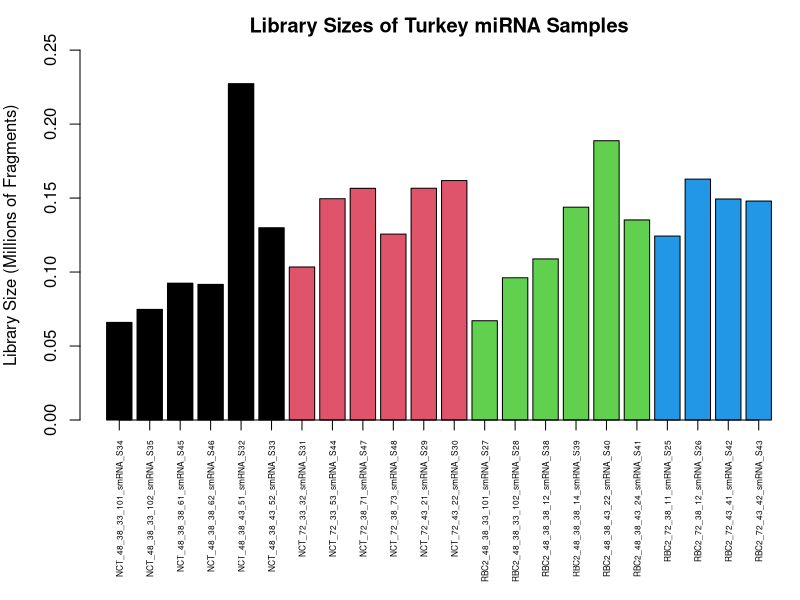
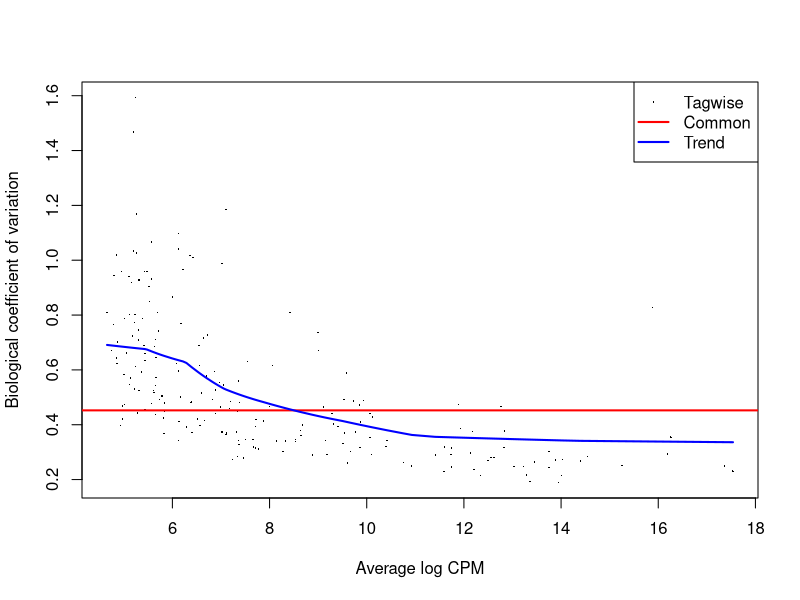
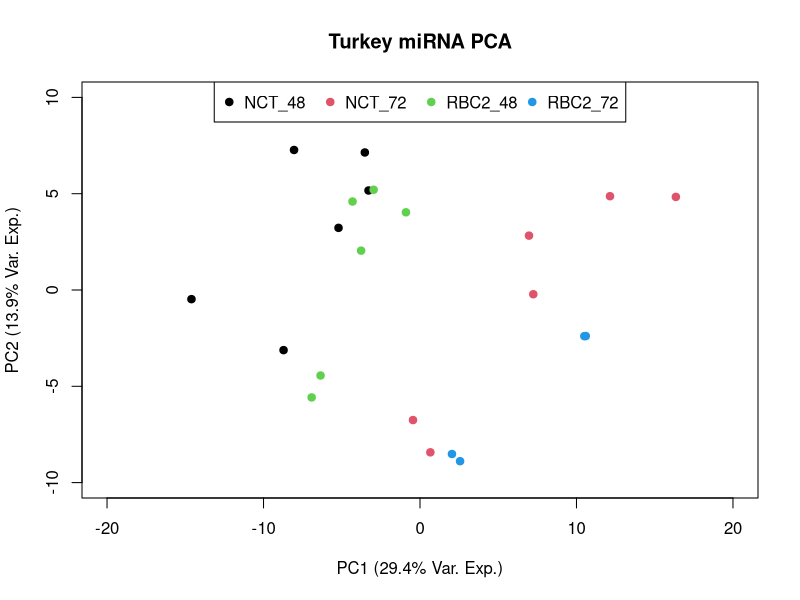

The R script that drew these images, in order:
# Perform a differential gene expression analysis of miRNAs with edgeR.

setwd("~/Dropbox/GitHub/RIS/ReedKM_Turkey_miRNA")

library("edgeR")
library("pheatmap")

# Read in the counts matrix
counts <- read.table("Results/miRNA_Expression/miRNA_Expression.txt", header=TRUE, sep="\t")
# Read in the experimental metadata
exp_meta <- read.csv("Resources/Experiment_Metadata.csv", header=TRUE)

# Save the miR names
mir_names <- as.character(counts$Geneid)

# Remove the two samples that are not meant for miRNA analysis
excl_samp <- c("NCT_48_38_38_R_smRNA_S37", "NCT_72_38_R_smRNA_S36")
counts <- counts[,!colnames(counts) %in% excl_samp]
# Remove the first six columns from the subread.txt file
counts <- counts[,-c(1:6)]
# Remove the two samples from the metadata csv too
exp_meta <- exp_meta[!exp_meta$Sample %in% excl_samp,]

# Build the group out of the treatment and time variables for now
exp_meta$Group <- as.factor(paste(exp_meta$Treatment, exp_meta$Time, sep="_"))

# Set up the DEGList object
dge_dat <- DGEList(
    counts=counts,
    genes=mir_names,
    group=exp_meta$Group)

dim(dge_dat)

# Calculate the normalization factors
dge_dat <- calcNormFactors(dge_dat)

# Let's make our first diagnostic plot - the total library size in fragments.
lib_sizes_M <- as.numeric(dge_dat$samples$lib.size) / 1000000
pdf(file="Results/miRNA_Expression/miRNA_Frag_Counts.pdf", height=6, width=6)
par(mar=c(9, 4, 2.5, 0.1))
at <- barplot(
    lib_sizes_M,
    ylim=c(0, max(lib_sizes_M)*1.1),
    col=as.numeric(dge_dat$samples$group),
    xlab="",
    ylab="Library Size (Millions of Fragments)",
    main="Library Sizes of Turkey miRNA Samples",
    axes=FALSE)
axis(side=2)
axis(side=1, at=at, labels=as.character(rownames(dge_dat$samples)), las=2, cex.axis=0.5)
dev.off()


# Do the counts-based filtering. We are being VERY permissive here.
min_cts <- 1
smallest_grp <- min(table(exp_meta$Group))
min_cpm <- log2((1 + min_cts) / min(dge_dat$samples$lib.size) * 1e6)
# Then if a gene has at least N samples with CPM greater than or equal to this
# CPM value, we keep it. N is the size of the smallest group.
cpms <- cpm(dge_dat, log=TRUE, prior.count=1)
keep <- apply(cpms, 1, function(x) {
    cvals <- as.numeric(x)
    pass_flt <- sum(cvals >= min_cpm)
    if(pass_flt >= smallest_grp) {
        return(TRUE)
    } else {
        return(FALSE)
    }
})
# Drop the genes that failed the filtering, and recalculate the library sizes
dge_dat <- dge_dat[keep, ,keep.lib.sizes=FALSE]
dim(dge_dat)
print(min_cpm)

# Make a model matrix based on the group assignments and estimate the
# dispersions
modmat <- model.matrix(~0 + Group, data=exp_meta)
dge_dat <- estimateDisp(dge_dat, design=modmat)

# Plot the biological coefficient of variation (BCV)
pdf(file="Results/miRNA_Expression/miRNA_BCV.pdf", height=6, width=6)
plotBCV(dge_dat)
dev.off()

# Plot a PCA of the samples based on the normalized CPMs for each miRNA
pdf(file="Results/miRNA_Expression/miRNA_PCA.pdf", height=6, width=6)
norm_cpm <- cpm(dge_dat, log=TRUE, prior.count=1, normalized=TRUE)
pc_dat <- prcomp(t(norm_cpm), scale=TRUE)
summary(pc_dat)
pc_1 <- pc_dat$x[,"PC1"]
pc_2 <- pc_dat$x[, "PC2"]
plot(
    pc_2 ~ pc_1,
    xlim=c(-20, 20),
    ylim=c(-10, 10),
    xlab="PC1 (29.4% Var. Exp.)",
    ylab="PC2 (13.9% Var. Exp.)",
    main="Turkey miRNA PCA",
    pch=19,
    col=as.numeric(dge_dat$samples$group))
grps <- as.character(unique(dge_dat$samples$group))
legend("top", grps, pch=19, col=seq_along(grps), ncol=4)
dev.off()
